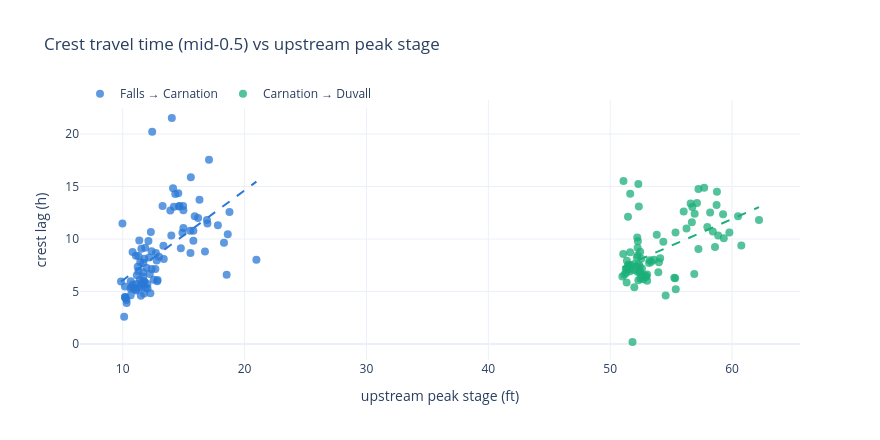

The notebook cell saved with this chart:
### Markdown cell above
## 2. Travel time vs flood magnitude

Kinematic-wave theory says celerity rises with in-bank flow (shorter travel time),
but once flow goes **overbank**, floodplain storage adds width without conveyance and
the wave *slows down* — a documented non-monotonic relationship
([Hydrological Sciences J. 2019](https://www.tandfonline.com/doi/full/10.1080/02626667.2018.1557336)).
The Snoqualmie between Falls and Carnation spreads across a very wide valley, so if
the effect is real here, bigger floods should show **longer** lags.

### Code cell
fig = go.Figure()
fits = []
for i, (label, lags, up_name) in enumerate([("Falls → Carnation", lags_fc, "Falls"),
                                            ("Carnation → Duvall", lags_cd, "Carnation")]):
    sub = lags[["mid-0.5", "up_stage"]].dropna()
    sub = sub[(sub["mid-0.5"] > -12) & (sub["mid-0.5"] < 30)]
    x, y = sub["up_stage"].values, sub["mid-0.5"].values
    b = np.polyfit(x, y, 1)
    resid = y - np.polyval(b, x)
    fits.append({"pair": label, "n": len(y), "slope_h_per_ft": round(b[0], 2),
                 "raw_std_h": round(y.std(ddof=1), 2), "resid_std_h": round(resid.std(ddof=1), 2)})
    fig.add_scatter(x=x, y=y, mode="markers", name=label,
                    marker=dict(color=PAL[i], size=8, opacity=0.75))
    xs = np.linspace(x.min(), x.max(), 20)
    fig.add_scatter(x=xs, y=np.polyval(b, xs), mode="lines", showlegend=False,
                    line=dict(color=PAL[i], width=2, dash="dash"))
fig.update_layout(template="plotly_white", height=440, width=880,
                  title="Crest travel time (mid-0.5) vs upstream peak stage",
                  xaxis_title="upstream peak stage (ft)", yaxis_title="crest lag (h)",
                  legend=dict(orientation="h", y=1.08))
fig.show()
display(pd.DataFrame(fits))

### Figure 1 — Plotly figure (JSON) as saved in the notebook; plotly's stock layout.template omitted (floating-point values rounded to 4 significant figures)
{"data": [{"marker": {"color": "#2a78d6", "opacity": 0.75, "size": 8}, "mode": "markers", "name": "Falls → Carnation", "type": "scatter", "x": [14.31, 12.68, 15.54, 18.76, 20.97, 12.86, 11.75, 12.03, 10.24, 10.66, 11.11, 16.19, 10.12, 17.08, 10.66, 10.32, 15.8, 11.23, 10.91, 12.55, 11.78, 14.9, 10.31, 11.49, 11.71, 10.65, 10.19, 11.35, 11.53, 10.18, 11.41, 12.27, 11.72, 10.81, 12.17, 14.96, 9.86, 11.68, 14.2, 11.29, 18.62, 12.98, 10.71, 16.3, 15.59, 18.31, 18.53, 13.34, 14.03, 13.37, 11.16, 10.82, 12.31, 10.19, 11.29, 15.91, 14.77, 11.88, 11.68, 11.36, 13.27, 9.98, 13.91, 12.79, 17.81, 14.13, 11.44, 14.65, 11.84, 16.75, 15.56, 11.69, 13.99, 12.38, 14.62, 15.8, 12.72, 11.8, 14.98, 12.37, 16.91, 11.96, 12.04, 16.95, 12.22, 14.56, 11.08, 11.12, 12.11, 12.42, 12.83, 11.4, 14.98, 11.09, 11.55], "y": [14.3, 7.131, 10.8, 12.58, 8.032, 6.106, 4.802, 5.703, 4.375, 4.635, 5.086, 12.01, 2.585, 17.55, 5.98, 3.906, 9.833, 7.365, 5.28, 6.115, 8.123, 10.59, 4.188, 4.589, 5.628, 5.286, 4.487, 5.364, 9.066, 5.469, 6.116, 4.843, 5.98, 8.771, 8.238, 13.13, 5.961, 6.401, 13.08, 6.958, 10.45, 8.311, 5.405, 13.75, 15.87, 9.652, 6.593, 9.35, 21.53, 8.09, 6.553, 5.672, 10.68, 4.452, 8.375, 12.16, 9.116, 5.344, 6.826, 9.867, 13.14, 11.48, 12.71, 7.945, 11.3, 14.85, 7.821, 13.14, 9.173, 8.803, 8.67, 7.75, 10.33, 7.141, 13.09, 10.79, 8.661, 5.939, 12.74, 8.825, 11.81, 7.264, 5.291, 11.48, 6.656, 14.35, 8.401, 5.714, 9.81, 20.23, 5.974, 5.461, 11.05, 5.18, 5.843]}, {"line": {"color": "#2a78d6", "dash": "dash", "width": 2}, "mode": "lines", "showlegend": false, "type": "scatter", "x": [9.86, 10.44, 11.03, 11.61, 12.2, 12.78, 13.37, 13.95, 14.54, 15.12, 15.71, 16.29, 16.88, 17.46, 18.05, 18.63, 19.22, 19.8, 20.39, 20.97], "y": [5.937, 6.438, 6.94, 7.441, 7.942, 8.444, 8.945, 9.447, 9.948, 10.45, 10.95, 11.45, 11.95, 12.46, 12.96, 13.46, 13.96, 14.46, 14.96, 15.46]}, {"marker": {"color": "#1baf7a", "opacity": 0.75, "size": 8}, "mode": "markers", "name": "Carnation → Duvall", "type": "scatter", "x": [57.24, 60.49, 62.21, 53.19, 51.98, 52.89, 51.07, 51.32, 58.76, 51.35, 59.32, 52.42, 51.17, 58.2, 52.22, 52.19, 52.86, 53.24, 57.12, 52.26, 51.46, 51.0, 51.83, 52.26, 51.09, 51.96, 52.71, 52.58, 51.47, 54.36, 56.6, 51.37, 52.0, 55.38, 51.64, 59.26, 52.97, 56.7, 57.71, 58.86, 59.78, 53.95, 56.03, 53.03, 52.35, 52.13, 54.1, 51.49, 54.55, 51.37, 52.61, 52.27, 55.36, 51.4, 53.82, 52.4, 57.97, 56.74, 51.28, 56.26, 52.31, 58.42, 58.6, 52.55, 55.33, 53.03, 55.26, 52.35, 54.0, 56.93, 53.37, 58.73, 51.64, 56.9, 52.46, 57.24, 52.25, 51.63, 52.46, 53.59, 52.31, 52.48, 60.76, 51.62, 51.67], "y": [9.059, 12.18, 11.81, 7.707, 5.413, 6.535, 8.578, 6.785, 14.5, 5.867, 10.06, 7.382, 6.621, 12.53, 10.13, 8.229, 6.406, 7.968, 13.43, 6.847, 12.13, 6.438, 0.1871, 8.453, 15.52, 7.055, 6.159, 6.562, 7.465, 9.732, 13.39, 7.921, 7.625, 5.21, 14.3, 12.37, 6.413, 11.59, 14.88, 10.34, 10.62, 6.823, 12.62, 6.024, 7.555, 7.375, 8.174, 7.558, 4.618, 7.146, 7.181, 9.777, 10.63, 7.208, 10.4, 6.875, 11.15, 13.05, 7.125, 10.99, 15.25, 10.72, 9.25, 8.125, 6.263, 6.621, 6.302, 13.09, 7.775, 12.4, 7.833, 13.23, 8.735, 6.678, 6.883, 14.76, 9.159, 6.917, 8.788, 8.021, 6.078, 6.24, 9.388, 7.146, 7.517]}, {"line": {"color": "#1baf7a", "dash": "dash", "width": 2}, "mode": "lines", "showlegend": false, "type": "scatter", "x": [51.0, 51.59, 52.18, 52.77, 53.36, 53.95, 54.54, 55.13, 55.72, 56.31, 56.9, 57.49, 58.08, 58.67, 59.26, 59.85, 60.44, 61.03, 61.62, 62.21], "y": [7.316, 7.617, 7.918, 8.219, 8.52, 8.821, 9.122, 9.423, 9.724, 10.03, 10.33, 10.63, 10.93, 11.23, 11.53, 11.83, 12.13, 12.43, 12.73, 13.04]}], "layout": {"height": 440, "legend": {"orientation": "h", "y": 1.08}, "title": {"text": "Crest travel time (mid-0.5) vs upstream peak stage"}, "width": 880, "xaxis": {"title": {"text": "upstream peak stage (ft)"}}, "yaxis": {"title": {"text": "crest lag (h)"}}}}
